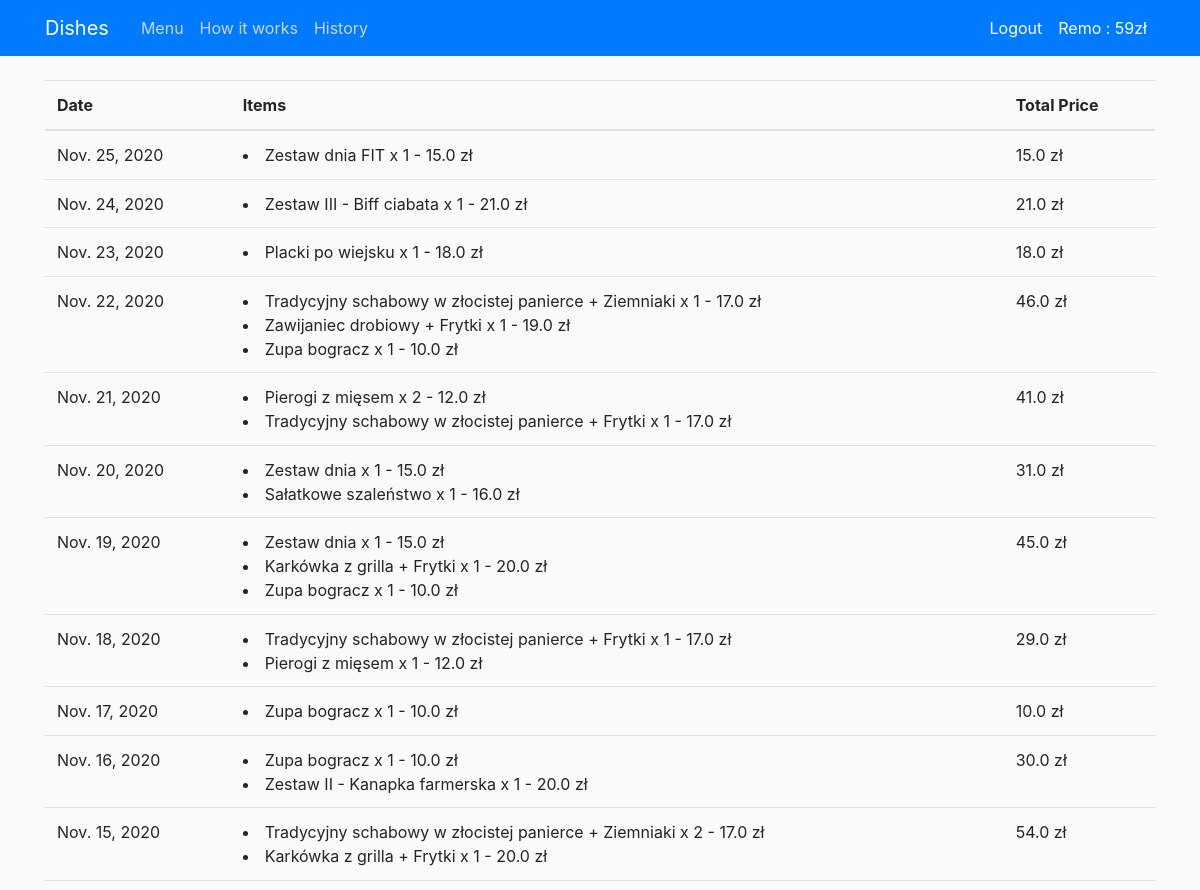
The page /history/ (signed in, upper part) on the database as committed earlier.
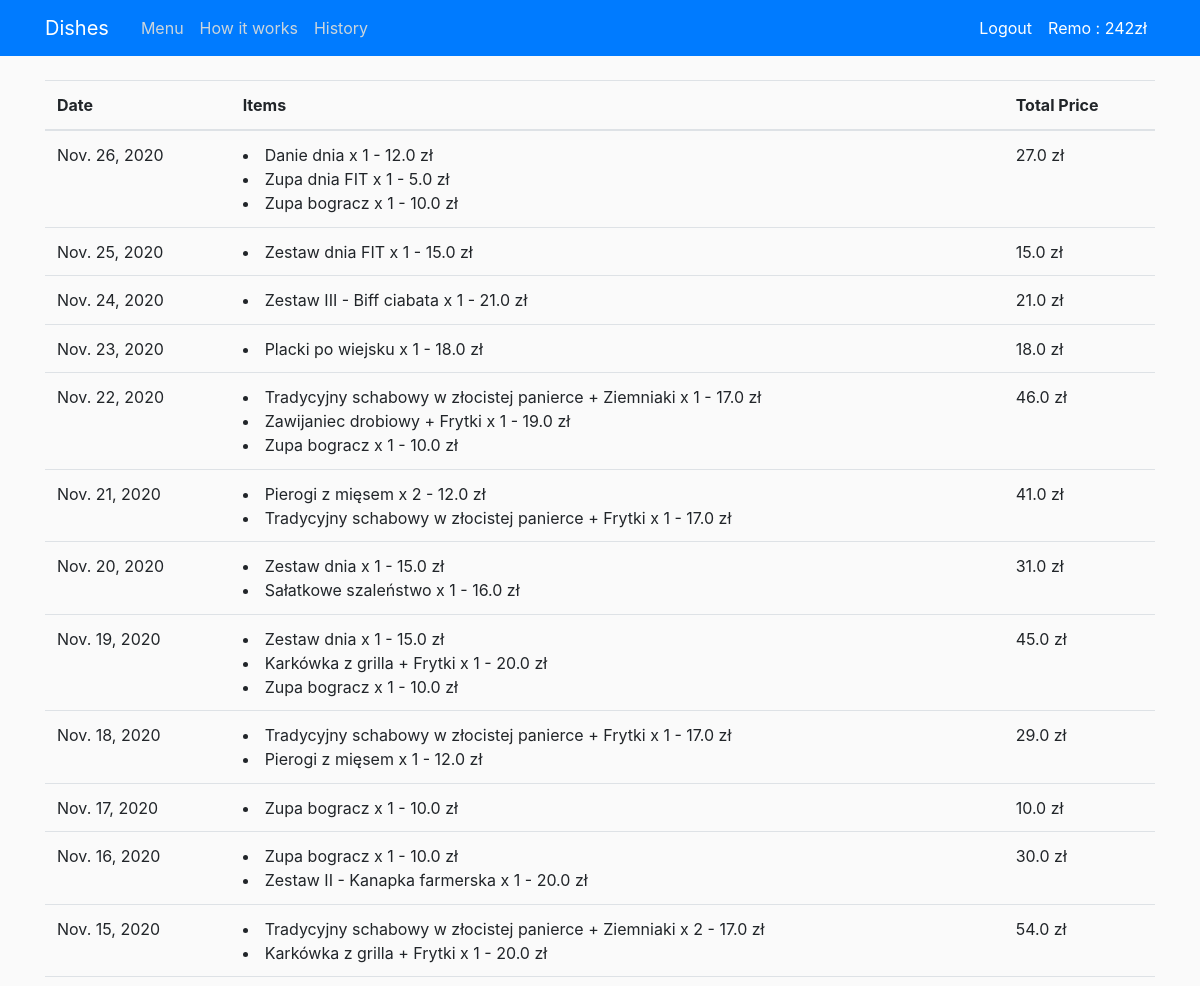
The same page on the database as committed later.
### users/models.py (models this page shows, shortened)
class Profile(models.Model):
    user = models.OneToOneField(User, on_delete=models.CASCADE)
    money = models.FloatField(default=0)

### shop/views.py (the view)
# urls.py: path('history/',show_history, name='shop-history')
@login_required
def show_history(request):
    dates = Orders.objects.filter(user=request.user).dates('order_date','day')
    orders = Orders.objects.filter(user=request.user)
    history = []
    for d in reversed(dates):
        items = []
        total = 0
        for o in orders:
            if o.order_date.date() == d:
                items.append(f'{o.composition} x {o.quantity} - {o.composition.dish.price + o.composition.addon.price} zł')
                total += (o.composition.dish.price + o.composition.addon.price) * o.quantity
        history.append({'date': d, 'items': items, 'price': total})
    context = {
        'summary': True,
        'money': Profile.objects.get(user=request.user).money,
        'history': history
    }
    return render(request,'shop/history.html',context)

### shop/models.py (called while the page is built)
    def __str__(self):
        return f'{self.name}'

    def __str__(self):
        return f'{self.name}'

    def __str__(self):
        if self.addon.name == 'empty':
            return f'{self.dish}'
        elif self.addon.addon_type == 'pizza':
            return f'{self.dish} - {self.addon}'
        else:
            return f'{self.dish} + {self.addon}'

### shop/templates/shop/history.html
{% extends 'shop/base.html' %}
{% block summary %}
    <div class="container">
       <table class="table">
            <thead>
            <tr>
                <th scope="col">Date</th>
                <th scope="col">Items</th>
                <th scope="col">Total Price</th>
            </tr>
            </thead>
            <tbody>
                {% for h in history %}
                    <tr>
                        <td> {{h.date}}</td>
                        <td>
                            {% for item in h.items %}
                                <li> {{item}} </li>
                            {% endfor %}
                        </td>
                        <td> {{h.price}} zł</td>
                    <tr>
                {% endfor %}
            </tbody>
        </table>
    </div>
{% endblock summary %}

### shop/templates/shop/base.html (shortened to what this page needs)
{% load static %}
{% load django_template_maths %}
<!DOCTYPE html>
<html>
<head>
    <link rel="stylesheet" href="https://stackpath.bootstrapcdn.com/bootstrap/4.5.2/css/bootstrap.min.css">
    <link rel="stylesheet" type="text/css" href="{% static 'shop/main.css' %}">
</head>
<body>
    <header class="site-header">
        <nav class="navbar navbar-expand-md navbar-dark bg-primary fixed-top">
            <div class="container">
                <a class="navbar-brand mr-4">Dishes</a>
                <div class="collapse navbar-collapse" id="navbarToggle">
                    <div class="navbar-nav mr-auto">
                        <a class="nav-item nav-link" href="{% url 'shop-home' %}">Menu</a>
                        <a class="nav-item nav-link" href="{% url 'shop-about' %}">How it works</a>
                        {% if user.is_authenticated %}
                            <a class="nav-item nav-link" href="{% url 'shop-history' %}">History</a>
                        {% endif %}
                    </div>
                     <div class="navbar-nav">
                        {% if user.is_authenticated %}
                            <a class="nav-item nav-link" style="color: #ffffff" href="{% url 'logout' %}">Logout</a>
                            <a class="nav-item nav-link" style="color: #ffffff" href="{% url 'profile' %}">{{ user.username }} : {{money|floatformat}}zł</a>
                        {% else %}
                            <a class="nav-item nav-link" style="color: #ffffff" href="{% url 'login' %}">Login</a>
                            <a class="nav-item nav-link" style="color: #ffffff" href="{% url 'register' %}">Register</a>
                        {% endif %}
                    </div>
                </div>
            </div>
        </nav>
    </header>
   <main role="main" class="container-fluid">
        {% if summary %}
            {% block summary %}
            {% endblock summary %}
        {% endif %}
    </main>
</body>
</html>

Rows that differ between the two databases and show on the page:
changed Profile: money "59" → "242"
Other text that changed with them:
new list line: "Nov. 26, 2020 Danie dnia x 1 - 12.0 zł Zupa dnia FIT x 1 - 5.0 zł Zupa bogracz x 1 - 10.0 zł 27.0 zł"
